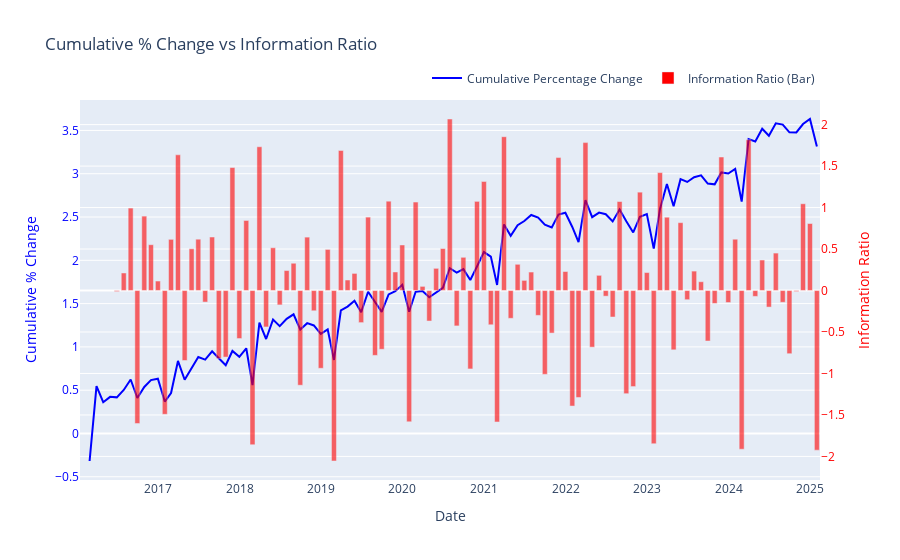

The code cell stored with this chart in its notebook:
### Code cell
import matplotlib.pyplot as plt
import yfinance as yf
twii = yf.download("^TWII", start='2016-01-01', rounding=2, progress=False)[['Close']]
df = pd.DataFrame(twii)
# df = pd.DataFrame(twa00)
df.columns = ["price"]
df = df.resample("ME").sum()
df['pct'] = df.price.pct_change()
df['cumsum'] =df.pct.cumsum()
df['stDev'] = df.pct.rolling(5).std()
df['ir'] = df.pct/df.stDev
fig = go.Figure()
fig.add_trace(
    go.Scatter(
        x=df.index,
        y=df['cumsum'],
        mode="lines",
        name="Cumulative Percentage Change",
        yaxis="y1",  # Map to primary y-axis
        line=dict(color="blue")
    )
)

# Add scatter plot (or histogram) for IR
fig.add_trace(
    go.Bar(
        x=df.index,
        y=df['ir'],
        name="Information Ratio (Bar)",
        yaxis="y2",  # Map to secondary y-axis
        marker=dict(color="red", opacity=0.6)
    )
)

# Set up layout with dual y-axes
fig.update_layout(
    title="Cumulative % Change vs Information Ratio",
    xaxis=dict(title="Date"),
    yaxis=dict(
        title="Cumulative % Change",
        titlefont=dict(color="blue"),
        tickfont=dict(color="blue")
    ),
    yaxis2=dict(
        title="Information Ratio",
        titlefont=dict(color="red"),
        tickfont=dict(color="red"),
        overlaying="y",
        side="right"  # Position y2 axis on the right
    ),
    legend=dict(orientation="h", yanchor="bottom", y=1.02, xanchor="right", x=1)
)

# Show the plot
fig.show()
